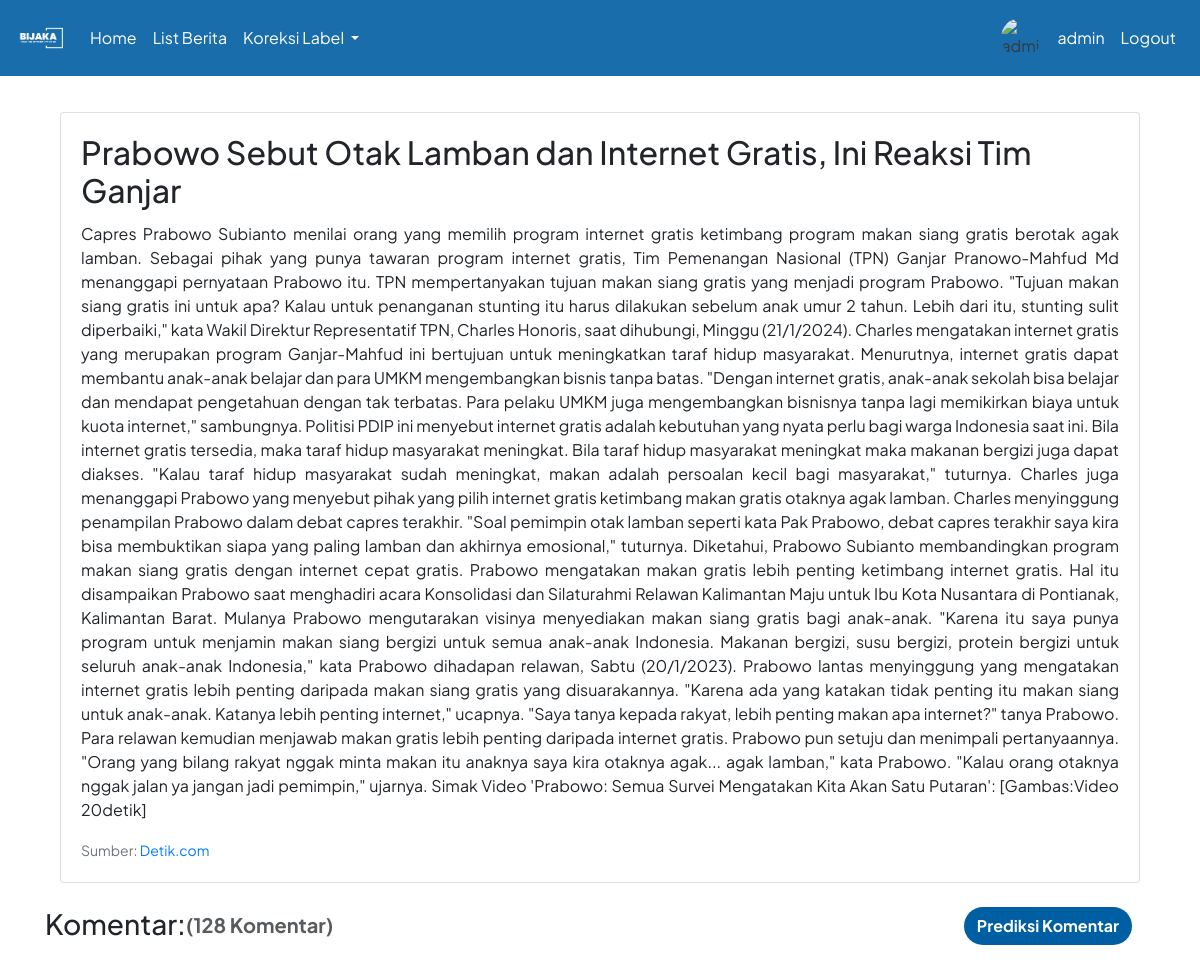
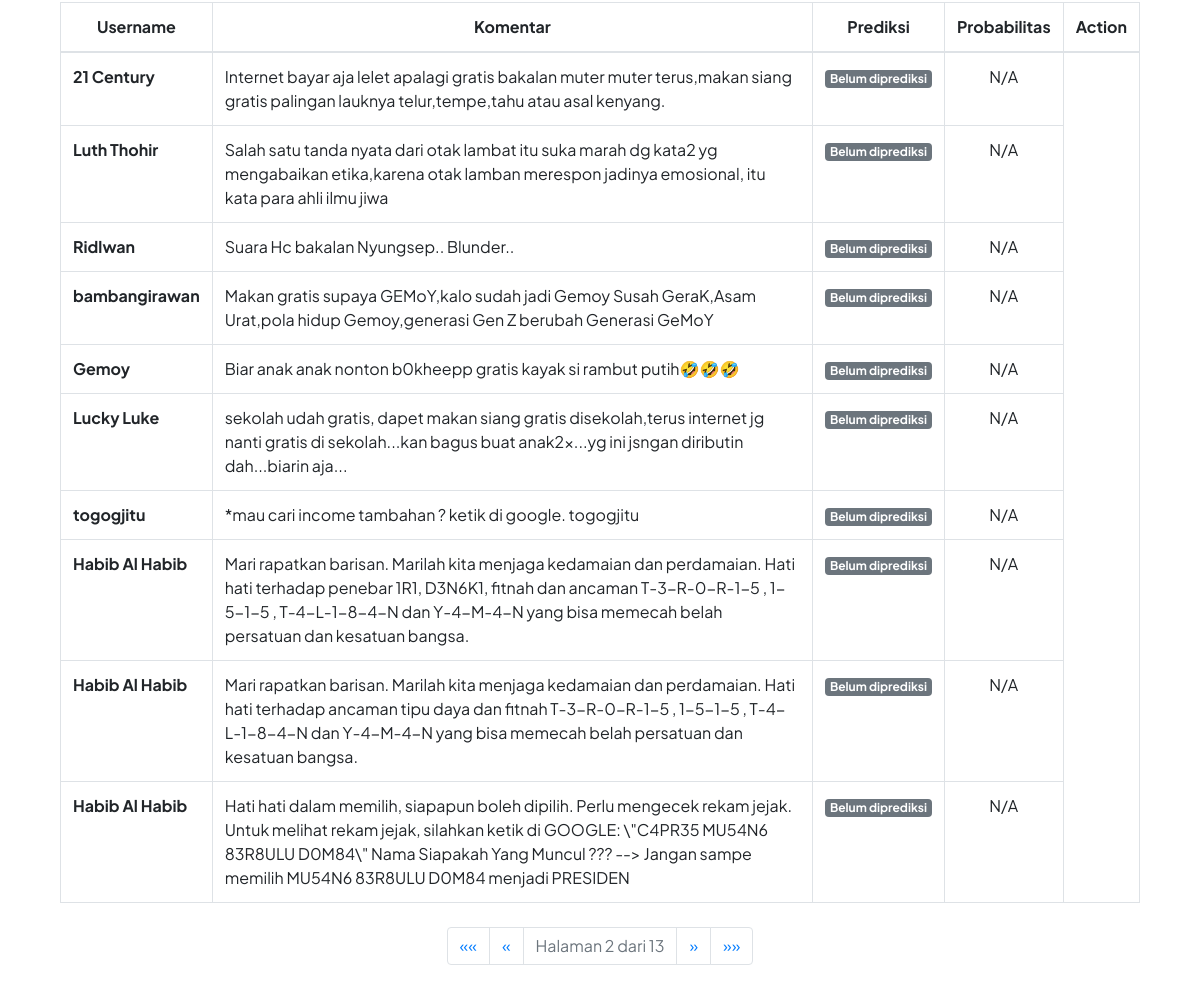
Page /detail_berita/181/?page=2 (signed in) on the committed database (2 pictures, top to bottom).
### hateapp/models.py (models this page shows, shortened)
class Berita(models.Model):
    link = models.URLField()
    portal = models.CharField(max_length=50)
    judul = models.CharField(max_length=255)
    konten = models.TextField()
    jumlah_komentar = models.PositiveIntegerField()
    timestamp_scrape = models.DateTimeField(verbose_name='Timestamp Scrape')

class Komentar(models.Model):
    berita = models.ForeignKey(Berita, on_delete=models.CASCADE, related_name='komentar_set')
    penulis_komentar = models.CharField(max_length=255)
    isi_komentar = models.TextField()
    prediksi = models.CharField(max_length=10, blank=True, null=True)
    probabilitas = models.FloatField(blank=True, null=True)
    @property
    def formatted_probabilitas(self):
        if self.probabilitas is not None:
            return "{:.4%}".format(self.probabilitas)
        else:
            return "N/A"

### hateapp/views.py (the view)
# urls.py: path('detail_berita/<int:berita_id>/', views.detail_berita, name='detail_berita'),
def detail_berita(request, berita_id,):
    try:
        hasil_scrape = Berita.objects.get(id=berita_id)
        komentar_list = Komentar.objects.filter(berita=hasil_scrape)
    except Berita.DoesNotExist:
        hasil_scrape = None
        komentar_list = None
    hate_count = komentar_list.filter(prediksi='Hate').count()
    non_hate_count = komentar_list.filter(prediksi='Non-Hate').count()
    paginator = Paginator(komentar_list, 10)
    page = request.GET.get('page')
    try:
        komentar = paginator.page(page)
    except PageNotAnInteger:
        komentar = paginator.page(1)
    except EmptyPage:
        komentar = paginator.page(paginator.num_pages)
    filtered_komentar = [k for k in komentar if k.prediksi is None]
    return render(request, 'detail_berita.html', {'hasil_scrape': hasil_scrape, 'komentar': komentar, 'filtered_komentar': filtered_komentar, 'hate_count':hate_count, 'non_hate_count':non_hate_count})

### templates/detail_berita.html (shortened to what this page needs)
{% extends 'base.html' %}
{% block content %}
<div class="container mt-4">
    {% if hasil_scrape %}
    <div class="card mb-4">
        <div class="card-body">
            <h2 class="card-title">{{ hasil_scrape.judul }}</h2>
            <p class="card-text text-justify">{{ hasil_scrape.konten }}</p>
            <p class="card-text"><small class="text-muted">Sumber: <a href="{{hasil_scrape.link}}" target="_blank">{{ hasil_scrape.portal }}</a></small></p>
        </div>
    </div>
    <div class="row">
        <div class="col-md-6 d-flex">
            <div class="row">
                <h3 class="mb-4">Komentar: </h3>
                <h5 style="opacity: 75%; margin-top: 0.29em;"><strong>({{ hasil_scrape.jumlah_komentar }} Komentar)</strong></h5>
            </div>
        </div>
        {% if filtered_komentar|length == komentar|length %}
            <div class="col-md-6 d-flex justify-content-end">
                <form id="predict-form" method="post" action="{% url 'predict_comments' berita_id=hasil_scrape.id %}" style="display: inline;">
                    <button id="predict-button" type="submit" class="btn mx-2" style="border-radius: 20px; background-color: #005EA2; color: white;">
                        <span id="button-text"><strong>Prediksi Komentar</strong></span>
                    </button>
                </form>
            </div>
        {% endif %}
    </div>
    <table class="table table-bordered">
        <thead class="text-center">
            <tr>
                <th>Username</th>
                <th>Komentar</th>
                <th>Prediksi</th>
                <th>Probabilitas</th>
                <th>Action</th>
            </tr>
        </thead>
    <tbody>
        {% for komentar_instance in komentar %}
            <tr class="align-items-center">
                <td><strong>{{ komentar_instance.penulis_komentar }}</strong></td>
                <td>{{ komentar_instance.isi_komentar }}</td>
                <td class="text-center">
                    {% if komentar_instance.prediksi == 'Hate' %}
                        <span class="badge badge-danger">{{ komentar_instance.prediksi }}</span>
                    {% elif komentar_instance.prediksi == 'Non-Hate' %}
                        <span class="badge badge-primary">{{ komentar_instance.prediksi }}</span>
                    {% else %}
                        <span class="badge badge-secondary">Belum diprediksi</span>
                    {% endif %}
                </td>
                <td class="text-center">{{ komentar_instance.formatted_probabilitas }}</td>
            </tr>
        {% endfor %}
    </tbody>
</table>
    <div class="pagination mt-4 d-flex justify-content-center">
        <ul class="pagination justify-content-center">
            {% if komentar.has_previous %}
                <li class="page-item">
                    <a class="page-link" href="?page=1" aria-label="First">
                        <span aria-hidden="true">&laquo;&laquo;</span>
                    </a>
                </li>
                <li class="page-item">
                    <a class="page-link" href="?page={{ komentar.previous_page_number }}" aria-label="Previous">
                        <span aria-hidden="true">&laquo;</span>
                    </a>
                </li>
            {% endif %}
            <li class="page-item disabled">
                <span class="page-link">
                    Halaman {{ komentar.number }} dari {{ komentar.paginator.num_pages }}
                </span>
            </li>
            {% if komentar.has_next %}
                <li class="page-item">
                    <a class="page-link" href="?page={{ komentar.next_page_number }}" aria-label="Next">
                        <span aria-hidden="true">&raquo;</span>
                    </a>
                </li>
                <li class="page-item">
                    <a class="page-link" href="?page={{ komentar.paginator.num_pages }}" aria-label="Last">
                        <span aria-hidden="true">&raquo;&raquo;</span>
                    </a>
                </li>
            {% endif %}
        </ul>
    </div>
    {% else %}
        <div class="alert alert-danger">
            Gagal mendapatkan data berita.
        </div>
    {% endif %}
</div>
{% endblock %}

### templates/base.html (shortened to what this page needs)
<!DOCTYPE html>
{% load static %}
{% load avatar_tags %}
<html lang="en">
<head>
    <link rel="stylesheet" href="static/style.css">
    <link rel="stylesheet" href="https://cdn.jsdelivr.net/npm/bootstrap@4.6.2/dist/css/bootstrap.min.css">
</head>
<body>
  <nav class="navbar navbar-expand-lg navbar-light fixed-top" style="background-color: #005EA2; opacity: 0.90">
    <a class="navbar-brand" href="#" style="color: white; display: flex; align-items: center;">
      <img src="{% static 'bijaka.png' %}" alt="Deskripsi gambar" style="width: 50px; height: 50px; object-fit: cover; border-radius: 50%;">
  </a>
    <div class="collapse navbar-collapse" id="navbarNav">
      <ul class="navbar-nav">
        <li class="nav-item">
          <a class="nav-link" href="{% url 'berita' %}" style="color: white;">Home</a>
        </li>
        <li class="nav-item">
          <a class="nav-link" href="{% url 'list_berita' %}" style="color: white;">List Berita</a>
        </li>
        <li class="nav-item dropdown">
          <a class="nav-link dropdown-toggle" style="color: white;" href="#" id="navbarDropdownMenuLink" data-toggle="dropdown" aria-haspopup="true" aria-expanded="false">
            Koreksi Label
          </a>
        </li>
      </ul>
      <ul class="navbar-nav ml-auto">
        {% if user.is_authenticated %}
            <li class="nav-item">
              <div class="d-flex align-items-center">
                <img src="{% avatar_url user 24 %}" style="width: 40px; height: 40px;" alt="{{ user.username }} Avatar" class="rounded-circle mr-2">
                <a class="nav-link" href="#" data-toggle="modal" data-target="#logoutModal" style="color: white;">
                    {{ user.username }}
                </a>
            </div>
            </li>
            <li class="nav-item">
                <a class="nav-link" href="#" data-toggle="modal" data-target="#logoutModal" style="color: white;">Logout</a>
            </li>
        {% else %}
            <li class="nav-item">
                <a class="nav-link" href="{% url 'login' %}" style="color: white;">Login</a>
            </li>
        {% endif %}
    </ul>
    </div>
</nav>
<div class="container mt-4" style="margin-top: 7em !important;">
        {% block content %}
        {% endblock %}
    </div>
</body>
</html>

### templates/base.html (style rules this page uses)
h2, h1, p, div, a { font-family: 'Plus Jakarta Sans', sans-serif; }

### rows in the picture
Berita: judul "Prabowo Sebut Otak Lamban dan Internet Gratis, Ini Reaksi Tim Ganjar", konten "Capres Prabowo Subianto menilai orang yang memilih program internet gratis ketimbang program makan siang gratis berotak agak lamban. Sebagai pihak yang punya tawaran program internet gratis, Tim Pemenangan Nasional (TPN) Ganjar Pranowo-Mahfud Md menanggapi pernyataan Prabowo itu. TPN mempertanyakan tujuan makan siang gratis yang menjadi program Prabowo. \"Tujuan makan siang gratis ini untuk apa? Kalau untuk penanganan stunting itu harus dilakukan sebelum anak umur 2 tahun. Lebih dari itu, stunting sulit diperbaiki,\" kata Wakil Direktur Representatif TPN, Charles Honoris, saat dihubungi, Minggu (21/1/2024). Charles mengatakan internet gratis yang merupakan program Ganjar-Mahfud ini bertujuan…", portal "Detik.com", jumlah_komentar "128"
Komentar: penulis_komentar "21 Century", isi_komentar "Internet bayar aja lelet apalagi gratis bakalan muter muter terus,makan siang gratis palingan lauknya telur,tempe,tahu atau asal kenyang.", shows "Belum diprediksi", formatted_probabilitas "N/A"
Komentar: penulis_komentar "Luth Thohir", isi_komentar "Salah satu tanda nyata dari otak lambat itu suka marah dg kata2 yg mengabaikan etika,karena otak lamban merespon jadinya emosional, itu kata para ahli ilmu jiwa", shows "Belum diprediksi", formatted_probabilitas "N/A"
Komentar: penulis_komentar "Ridlwan", isi_komentar "Suara Hc bakalan Nyungsep.. Blunder..", shows "Belum diprediksi", formatted_probabilitas "N/A"
Komentar: penulis_komentar "bambangirawan", isi_komentar "Makan gratis supaya GEMoY,kalo sudah jadi Gemoy Susah GeraK,Asam Urat,pola hidup Gemoy,generasi Gen Z berubah Generasi GeMoY", shows "Belum diprediksi", formatted_probabilitas "N/A"
Komentar: penulis_komentar "Gemoy", isi_komentar "Biar anak anak nonton b0kheepp gratis kayak si rambut putih🤣🤣🤣", shows "Belum diprediksi", formatted_probabilitas "N/A"
Komentar: penulis_komentar "Lucky Luke", isi_komentar "sekolah udah gratis, dapet makan siang gratis disekolah,terus internet jg nanti gratis di sekolah...kan bagus buat anak2x...yg ini jsngan diributin dah...biarin aja...", shows "Belum diprediksi", formatted_probabilitas "N/A"
Komentar: penulis_komentar "togogjitu", isi_komentar "*mau cari income tambahan ? ketik di google. togogjitu", shows "Belum diprediksi", formatted_probabilitas "N/A"
Komentar: penulis_komentar "Habib Al Habib", isi_komentar "Mari rapatkan barisan. Marilah kita menjaga kedamaian dan perdamaian. Hati hati terhadap penebar 1R1, D3N6K1, fitnah dan ancaman T-3-R-0-R-1-5 , 1-5-1-5 , T-4-L-1-8-4-N dan Y-4-M-4-N yang bisa memecah belah persatuan dan kesatuan bangsa.", shows "Belum diprediksi", formatted_probabilitas "N/A"
Komentar: penulis_komentar "Habib Al Habib", isi_komentar "Mari rapatkan barisan. Marilah kita menjaga kedamaian dan perdamaian. Hati hati terhadap ancaman tipu daya dan fitnah T-3-R-0-R-1-5 , 1-5-1-5 , T-4-L-1-8-4-N dan Y-4-M-4-N yang bisa memecah belah persatuan dan kesatuan bangsa.", shows "Belum diprediksi", formatted_probabilitas "N/A"
Komentar: penulis_komentar "Habib Al Habib", isi_komentar "Hati hati dalam memilih, siapapun boleh dipilih. Perlu mengecek rekam jejak. Untuk melihat rekam jejak, silahkan ketik di GOOGLE: \\\"C4PR35 MU54N6 83R8ULU D0M84\\\" Nama Siapakah Yang Muncul ??? --> Jangan sampe memilih MU54N6 83R8ULU D0M84 menjadi PRESIDEN", shows "Belum diprediksi", formatted_probabilitas "N/A"

### other values in the picture
{{ user.username }} "admin"
{{ komentar.number }} "2"
{{ komentar.paginator.num_pages }} "13"
